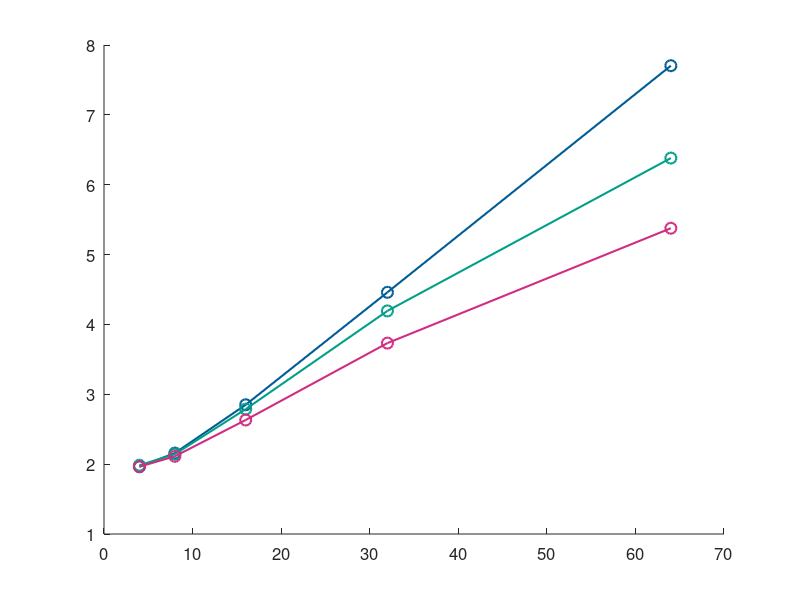
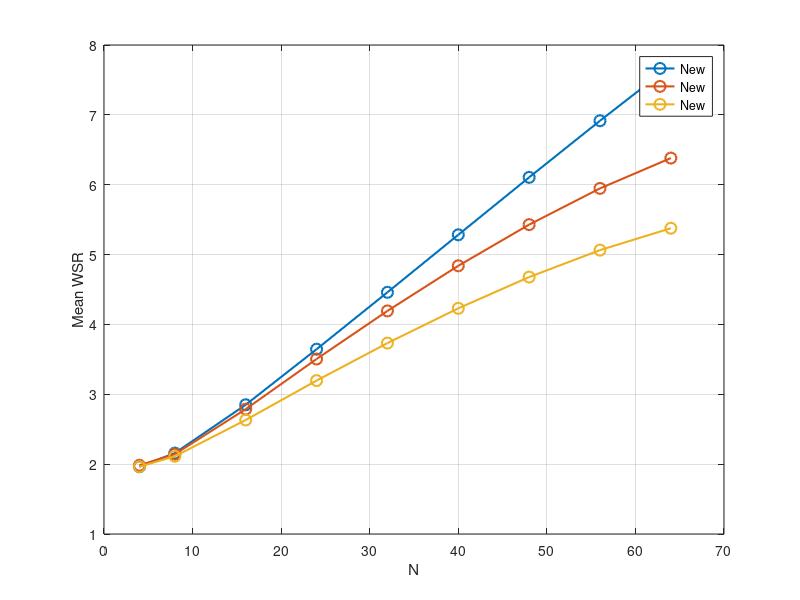

These charts were generated, in order, by the following MATLAB code: (Note: this script raises an error after producing the figures.)
addpath('/Users/hesami/Documents/Research/ris_isac/Hesamilab/matlab_gpt/bdris_mmWave/bdris_new/data/figure_1/nMonte_1000/');
load('fig1_proposed_closed_form_K_2.mat');
%% Proposed
% Compute mean over the first (iteration) dimension
mean_wsr = squeeze( mean(res, 1, 'omitnan') );  % size = [numMi × numSchemes]
mean_time = squeeze( mean(res_time, 1, 'omitnan') );  % size = [numMi × numSchemes]

Nx = 4;                      % x-axis surface element nums
Ny = [1,2,4,8,16];   % y-axis surface element nums
%Ny = [1,8];   % y-axis surface element nums
N  = Nx*Ny;

color1 = [0, 91, 150] / 255;   % (0,91,150)
color2 = [0, 159, 136] / 255;  % (0,159,136)
color3 = [208, 44, 129] / 255; % (208,44,129)
colors = {color1, color2, color3};

figure('DefaultAxesFontSize',12); hold on;
LineW = 1.5;
MarkS = 8;
plot(N, mean_wsr(:,1), '-o', 'Color', color1,'DisplayName', schemes{1}, 'LineWidth', LineW, 'MarkerSize', MarkS); hold on;
plot(N, mean_wsr(:,2), '-o', 'Color', color2,'DisplayName', schemes{2}, 'LineWidth', LineW, 'MarkerSize', MarkS);
plot(N, mean_wsr(:,3), '-o', 'Color', color3,'DisplayName', schemes{3}, 'LineWidth', LineW, 'MarkerSize', MarkS);
%
% original x‐ and y‐values
N_orig = [4, 8, 16, 32, 64];
y_orig1 = mean_wsr(:, 1);        % 5×1 vector for scheme sch
y_orig2 = mean_wsr(:, 2);        % 5×1 vector for scheme sch
y_orig3 = mean_wsr(:, 3);        % 5×1 vector for scheme sch

% new x‐axis with “in‐between” points
N_new  = [4, 8, 16, 24, 32, 40, 48, 56, 64];

% interpolate (choose 'pchip' or 'spline')
y_new1 = interp1(N_orig, y_orig1, N_new, 'spline');
y_new2 = interp1(N_orig, y_orig2, N_new, 'spline');
y_new3 = interp1(N_orig, y_orig3, N_new, 'spline');

% now plot the smooth curve
figure;
plot( N_new, y_new1, '-o','DisplayName', 'New', 'LineWidth', LineW, 'MarkerSize', MarkS ); hold on;
plot( N_new, y_new2, '-o','DisplayName', 'New', 'LineWidth', LineW, 'MarkerSize', MarkS );
plot( N_new, y_new3, '-o','DisplayName', 'New', 'LineWidth', LineW, 'MarkerSize', MarkS );
xlabel('N');
ylabel('Mean WSR');
grid on;
legend('Location','best');
title(['Interpolated performance for ', schemes{sch}]);
%for sch = 1:numSchemes
%    plot(N, mean_wsr(:,sch), '-o', 'Color', colors{sch},'DisplayName', schemes{sch}, 'LineWidth', LineW, 'MarkerSize', MarkS);
%end
xlabel('Number of RIS elements, $N$', 'Interpreter', 'LaTeX');
ylabel('Weighted sum-rate (bps/Hz)');
legend('Location','best');
grid on;
